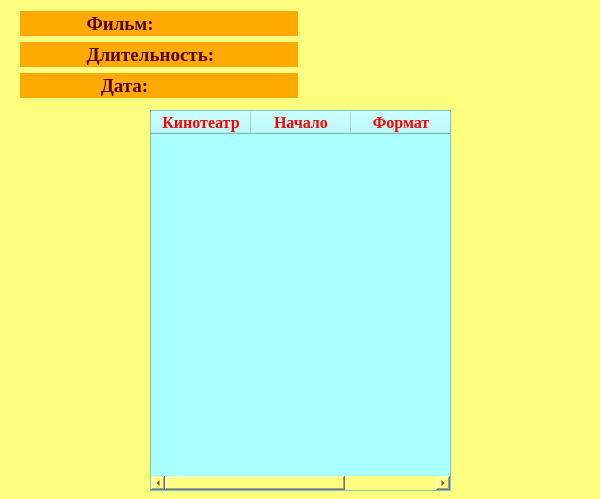
<?xml version="1.0" encoding="UTF-8"?>
<ui version="4.0">
 <class>Form</class>
 <widget class="QWidget" name="Form">
  <property name="geometry">
   <rect>
    <x>0</x>
    <y>0</y>
    <width>600</width>
    <height>499</height>
   </rect>
  </property>
  <property name="windowTitle">
   <string>Расписание</string>
  </property>
  <property name="styleSheet">
   <string notr="true">background-color: rgb(255, 255, 127);</string>
  </property>
  <widget class="QTableWidget" name="table">
   <property name="geometry">
    <rect>
     <x>150</x>
     <y>110</y>
     <width>301</width>
     <height>381</height>
    </rect>
   </property>
   <property name="font">
    <font>
     <family>Times New Roman</family>
     <pointsize>12</pointsize>
     <weight>75</weight>
     <bold>true</bold>
    </font>
   </property>
   <property name="styleSheet">
    <string notr="true">background-color: rgb(170, 255, 255);
color: rgb(255, 0, 0);</string>
   </property>
   <column>
    <property name="text">
     <string>Кинотеатр</string>
    </property>
    <property name="font">
     <font>
      <family>Times New Roman</family>
      <pointsize>12</pointsize>
      <weight>75</weight>
      <bold>true</bold>
     </font>
    </property>
   </column>
   <column>
    <property name="text">
     <string>Начало</string>
    </property>
    <property name="font">
     <font>
      <family>Times New Roman</family>
      <pointsize>12</pointsize>
      <weight>75</weight>
      <bold>true</bold>
     </font>
    </property>
   </column>
   <column>
    <property name="text">
     <string>Формат</string>
    </property>
    <property name="font">
     <font>
      <family>Times New Roman</family>
      <pointsize>12</pointsize>
      <weight>75</weight>
      <bold>true</bold>
     </font>
    </property>
   </column>
  </widget>
  <widget class="QWidget" name="layoutWidget">
   <property name="geometry">
    <rect>
     <x>20</x>
     <y>11</y>
     <width>561</width>
     <height>87</height>
    </rect>
   </property>
   <layout class="QVBoxLayout" name="verticalLayout">
    <item>
     <layout class="QHBoxLayout" name="horizontalLayout">
      <item>
       <widget class="QLabel" name="label">
        <property name="font">
         <font>
          <family>Times New Roman</family>
          <pointsize>14</pointsize>
          <weight>75</weight>
          <bold>true</bold>
         </font>
        </property>
        <property name="styleSheet">
         <string notr="true">background-color: rgb(255, 170, 0);
color: rgb(85, 0, 0);</string>
        </property>
        <property name="text">
         <string>              Фильм:</string>
        </property>
       </widget>
      </item>
      <item>
       <widget class="QLabel" name="film">
        <property name="font">
         <font>
          <family>Times New Roman</family>
          <pointsize>12</pointsize>
          <weight>75</weight>
          <bold>true</bold>
         </font>
        </property>
        <property name="styleSheet">
         <string notr="true">color: rgb(255, 85, 255);</string>
        </property>
        <property name="text">
         <string/>
        </property>
       </widget>
      </item>
     </layout>
    </item>
    <item>
     <layout class="QHBoxLayout" name="horizontalLayout_2">
      <item>
       <widget class="QLabel" name="label_2">
        <property name="font">
         <font>
          <family>Times New Roman</family>
          <pointsize>14</pointsize>
          <weight>75</weight>
          <bold>true</bold>
         </font>
        </property>
        <property name="styleSheet">
         <string notr="true">background-color: rgb(255, 170, 0);
color: rgb(85, 0, 0);</string>
        </property>
        <property name="text">
         <string>              Длительность:</string>
        </property>
       </widget>
      </item>
      <item>
       <widget class="QLabel" name="time">
        <property name="font">
         <font>
          <family>Times New Roman</family>
          <pointsize>12</pointsize>
          <weight>75</weight>
          <bold>true</bold>
         </font>
        </property>
        <property name="styleSheet">
         <string notr="true">color: rgb(255, 85, 255);</string>
        </property>
        <property name="text">
         <string/>
        </property>
       </widget>
      </item>
     </layout>
    </item>
    <item>
     <layout class="QHBoxLayout" name="horizontalLayout_4">
      <item>
       <widget class="QLabel" name="label_4">
        <property name="font">
         <font>
          <family>Times New Roman</family>
          <pointsize>14</pointsize>
          <weight>75</weight>
          <bold>true</bold>
         </font>
        </property>
        <property name="styleSheet">
         <string notr="true">background-color: rgb(255, 170, 0);
color: rgb(85, 0, 0);</string>
        </property>
        <property name="text">
         <string>                 Дата:</string>
        </property>
       </widget>
      </item>
      <item>
       <widget class="QLabel" name="date">
        <property name="font">
         <font>
          <family>Times New Roman</family>
          <pointsize>14</pointsize>
          <weight>75</weight>
          <bold>true</bold>
         </font>
        </property>
        <property name="styleSheet">
         <string notr="true">color: rgb(255, 85, 255);</string>
        </property>
        <property name="text">
         <string/>
        </property>
       </widget>
      </item>
     </layout>
    </item>
   </layout>
  </widget>
 </widget>
 <resources/>
 <connections/>
</ui>
